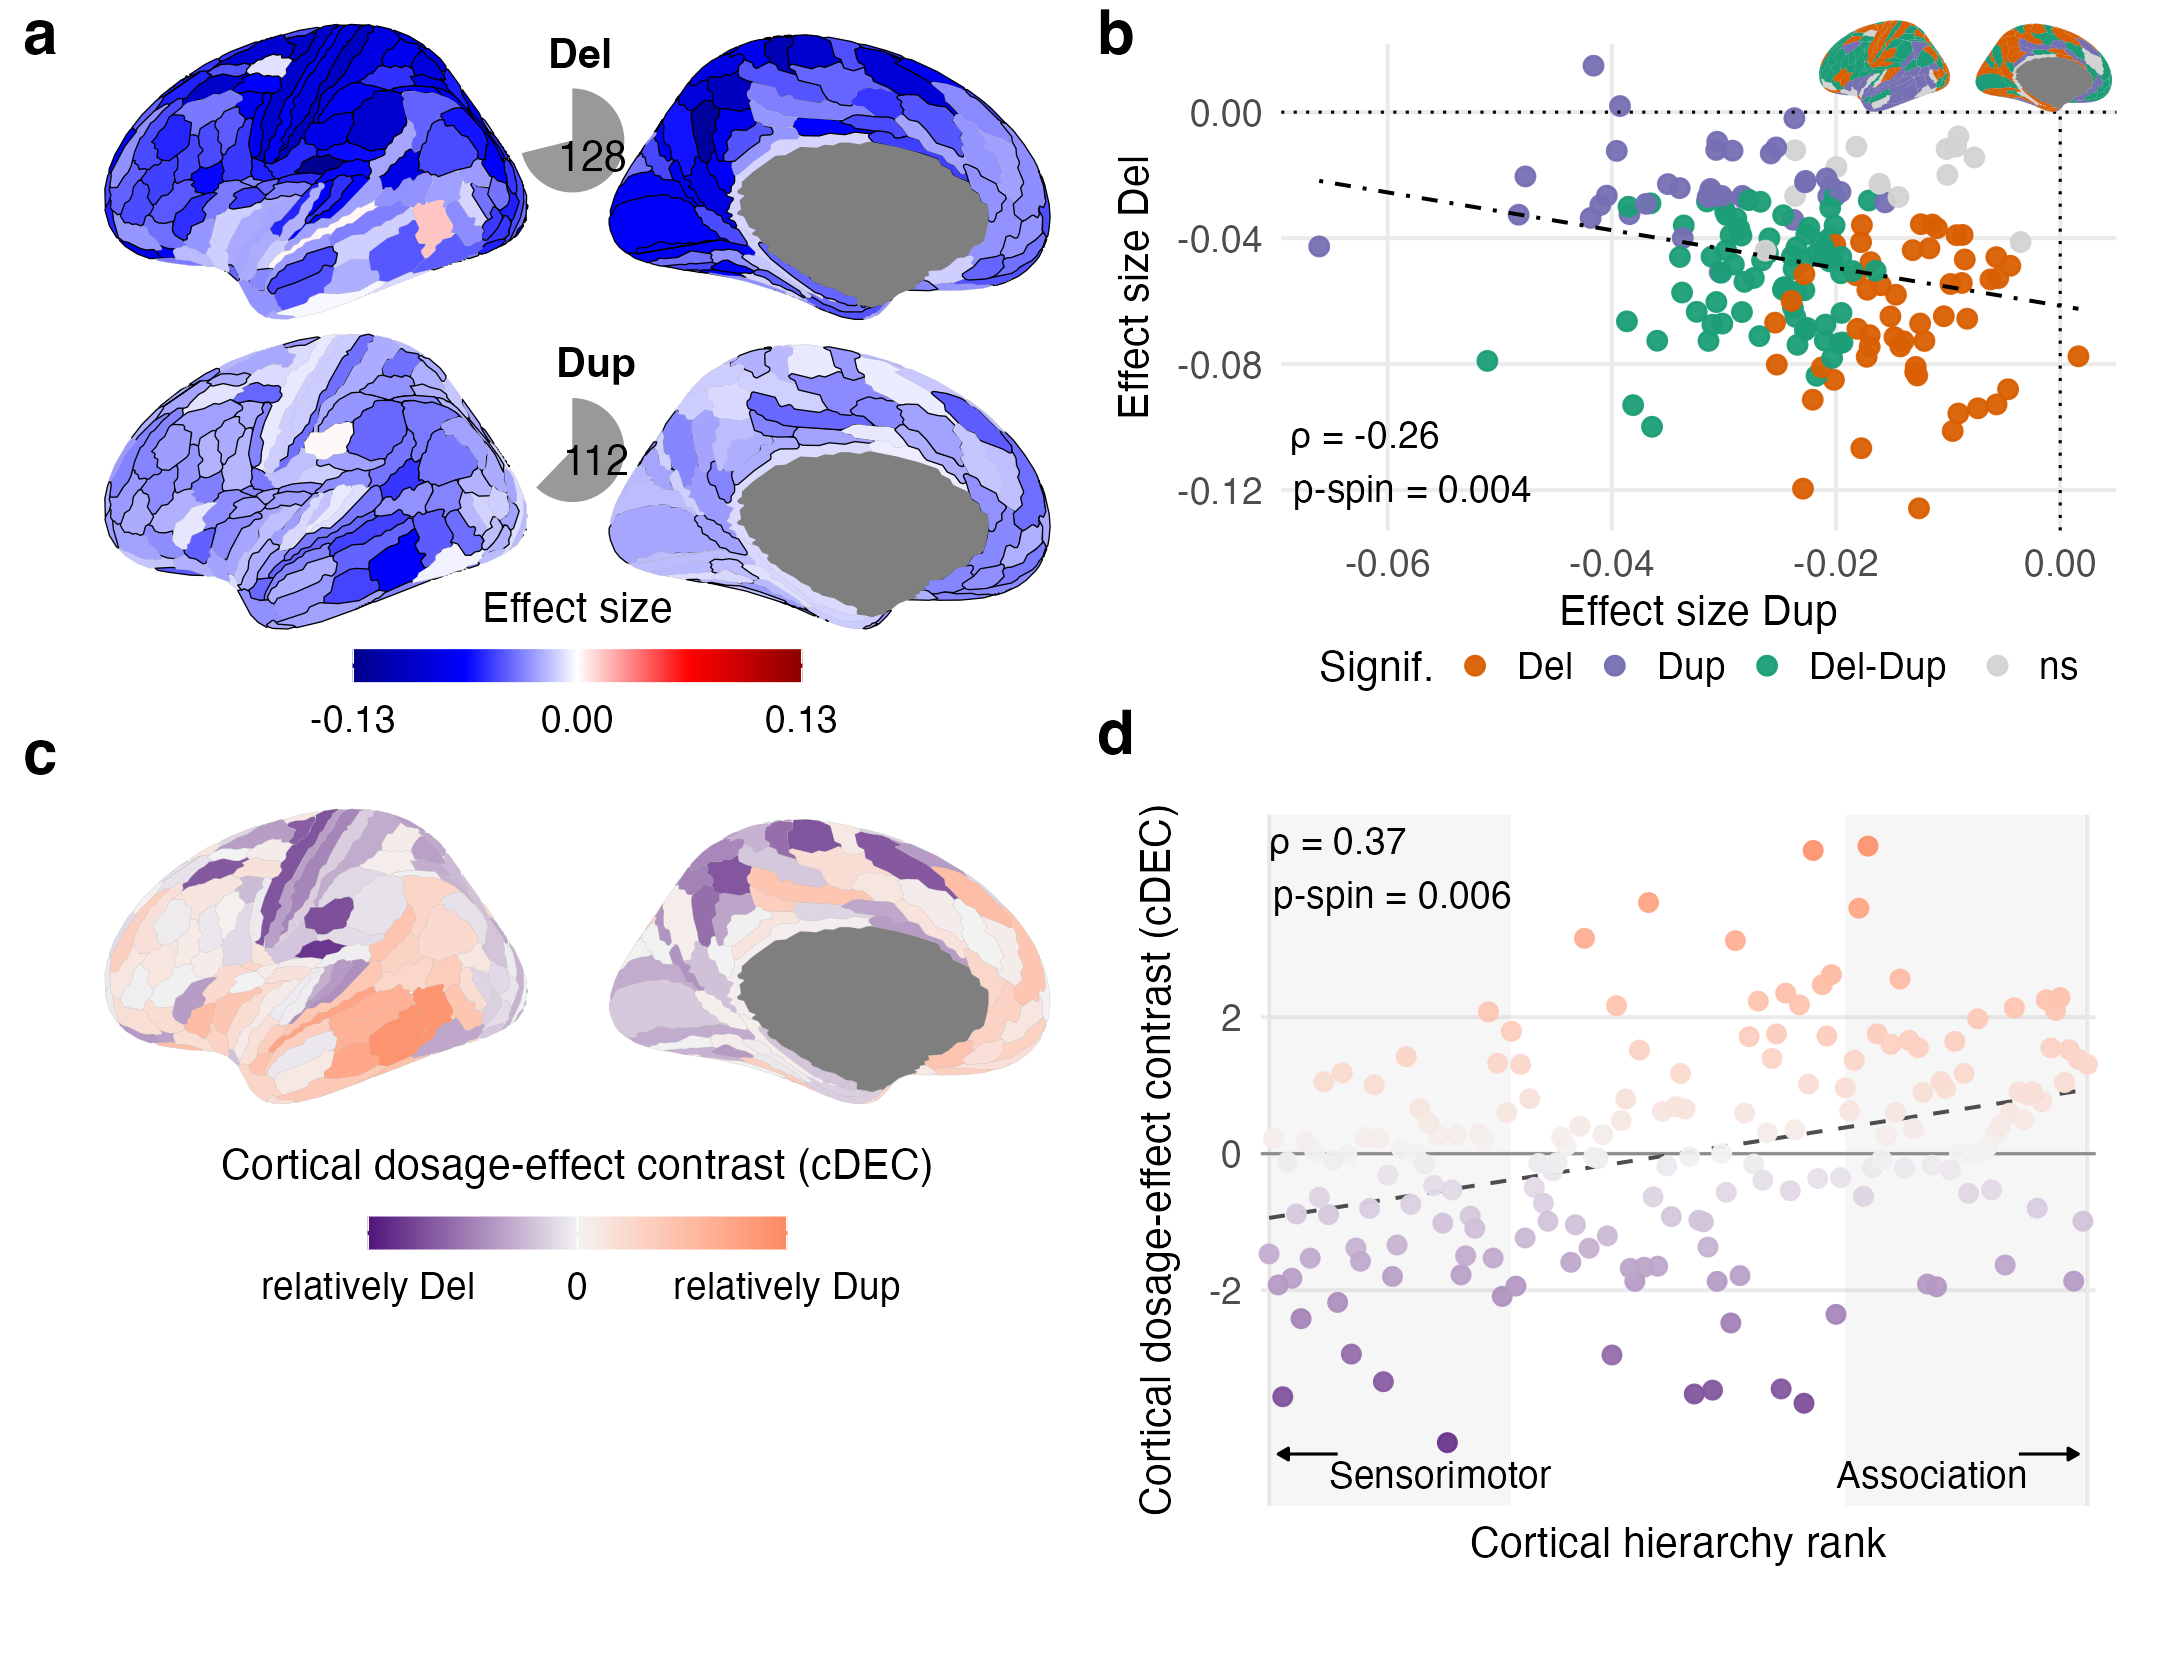

Here is the R script that generated this plot:
#-------------------------------------------------------------------------------
# Summary: R-script to plot Fig. 2 (cortical localization of deletion and duplication effects on cognitive ability)
#-------------------------------------------------------------------------------

#-----
# # Summary:
#          -> Plots Fig. 2 a-d and writes the plotted values to the Source Data sheets
#             a) Del / Dup effect-size maps (180 Glasser regions) + pies of Bonferroni-significant regions
#             b) Del vs Dup effect sizes, all 180 regions (Spearman rho, two-sided p-spin) + significance-class inset map
#             c) cortical dosage-effect contrast map, cDEC = z(Del) - z(Dup)
#             d) cDEC vs cortical hierarchy rank (H = -T1w/T2w)
# Key steps:
#       1) PART A: Parameters and input files
#       2) PART B: Load effect sizes (ST4), H, profile statistics (ST7)
#       3) PART C: Panels a-d
#       4) PART D: Assemble; save PNG + SVG; write Source Data
#
#-----
# Code:
# Author: Kuldeep Kumar
# Date: 29 October, 2026
# Version: 1
#
#-----
# UPDATE log:
#       v1 (29 Oct 2026): release version of Figure2_r3_12oct2026.R; inputs from the final Supplementary Tables
#                         (ST4 effect sizes, ST7 profile statistics), regions joined by name; Source Data sheets added
#
#-----
# Input files:
#       1) data/inputs/SupplementaryTables_NatGenRevision_29oct2026.xlsx (sheets ST4, ST7)
#       2) data/inputs/inputs_main_neuromaps20_Glasser180.csv (T1w/T2w)
#
#-----
# Output:
#       1) Figs/Fig2/Fig2.png, Fig2.svg
#       2) data/source_data_sheets/Fig2a-d.csv, Fig2_stats.csv
#
#-----


#-----------------------------------------------------------------------------
# Directory and paths: SPECIFY your own paths + directory structure
#-----------------------------------------------------------------------------

## ---- fig2_setup ----
#----- Project Directory and other paths ---------------------------------
flag_local = 2  # 1: Kuldeep's local system; Else: run from the repository root
flag_hires = 0  # 0: PNG at 300 dpi only (GitHub); 1: PNG at 600 dpi + SVG (publication files, Zenodo)
if( flag_local == 1){
  project_dir <- "/Users/kuldeepkumar/Documents/Projects/Temp_CNV_GWAS_oct2022/Release_NG_R1_29oct2026/GitHub"
} else {
  project_dir <- getwd()
}

data_dir <- paste0(project_dir,"/data")
inputs_dir <- paste0(data_dir,"/inputs")
source_data_dir <- paste0(data_dir,"/source_data_sheets")
OUT_DIR <- paste0(project_dir,"/Figs/Fig2")

#-----------------------------------------------------------------------------
# Packages
#-----------------------------------------------------------------------------

suppressPackageStartupMessages({
  library(ggplot2)
  library(ggprism)
  library(ggrepel)
  library(tibble)
  library(dplyr)
  library(readxl)
  library(ggseg)
  library(ggsegGlasser)
  library(cowplot)
  library(patchwork)
})
source(file.path(project_dir, "functions/fn_write_SourceData_sheet.R"))

#-----------------------------------------------------------------------------
# PART A: Parameters and variables
#-----------------------------------------------------------------------------

FIG_WIDTH_IN  <- 7.20       # ~183 mm, Nature-family full-width figure
FIG_HEIGHT_IN <- 5.6
PNG_DPI       <- 600

filename_ST_C <- file.path(inputs_dir, "SupplementaryTables_NatGenRevision_29oct2026.xlsx")
filename_maps_C <- file.path(inputs_dir, "inputs_main_neuromaps20_Glasser180.csv")

# Global font-size parameters (points at final figure size).
buffer_PT = 3
FONT_MIN_PT <- 5 + buffer_PT
FONT_BASE_PT <- 7 + buffer_PT
FONT_AXIS_TITLE_PT <- 7 + buffer_PT
FONT_AXIS_TEXT_PT <- 6 + buffer_PT
FONT_LEGEND_TITLE_PT <- 7 + buffer_PT
FONT_LEGEND_TEXT_PT <- 6 + buffer_PT
FONT_ANNOTATION_PT <- 6 + buffer_PT
FONT_ROI_LABEL_PT <- 5.5
FONT_INTERNAL_LABEL_PT <- 7 + buffer_PT
FONT_PANEL_TAG_PT <- 12 + buffer_PT ## Panel Tag label
FONT_BRAIN_PT <- 7 + buffer_PT

# geom_text()/annotate() use mm-based text-size units, not points.
PT_PER_MM <- 72.27 / 25.4
pt_to_geom <- function(x) x / PT_PER_MM
dir.create(OUT_DIR, recursive = TRUE, showWarnings = FALSE)

# Colours: significance classes (Del / Dup / both / ns) and the sensorimotor-association scale
COL_DEL <- "#D95F02"
COL_DUP <- "#7570B3"
COL_BOTH <- "#1B9E77"
COL_NS <- "#D3D3D3"
COL_SENSORIMOTOR <- "#51127c"
COL_ASSOCIATION  <- "#fc8961"
COL_NEUTRAL <- "#F2F2F2"

## ---- fig2_functions ----
assert_file <- function(x) {
  if (!file.exists(x)) stop("Missing required input file: ", x, call. = FALSE)
}

zscore <- function(x) as.numeric(scale(as.numeric(x)))

format_pspin <- function(p) {
  if (is.na(p)) return("NA")
  if (p < 1e-3) formatC(p, format = "e", digits = 1) else formatC(p, format = "f", digits = 3)
}

# Bonferroni over the 360 regional tests (180 Del + 180 Dup)
bonferroni_del_dup <- function(p_del, p_dup) {
  pmat <- cbind(p_del, p_dup)
  padj <- matrix(p.adjust(as.vector(pmat), method = "bonferroni"), ncol = 2)
  list(del = padj[, 1], dup = padj[, 2])
}

make_pie <- function(n_sig, n_total = 180) {
  d <- data.frame(
    class = factor(c("ns", "sig"), levels = c("ns", "sig")),
    n = c(n_total - n_sig, n_sig),
    label = c("", n_sig)
  )
  ggplot(d, aes(x = "", y = n, fill = class)) +
    geom_col(width = 1) +
    coord_polar(theta = "y") +
    geom_text(aes(label = label), position = position_stack(vjust = 0.5), size = pt_to_geom(FONT_INTERNAL_LABEL_PT)) +
    scale_fill_manual(values = c("white", "#999999")) +
    theme_void() +
    theme(legend.position = "none")
}

make_effect_map <- function(effect, p_adj, cbar_lim = 0.13, show_legend = FALSE) {
  roi <- names(glasser$palette)[1:180]
  dat <- tibble(
    region = roi,
    effect = pmax(pmin(effect, cbar_lim), -cbar_lim),
    edge_col = ifelse(p_adj < 0.05, "black", "grey70"),
    edge_size = ifelse(p_adj < 0.05, 0.15, 0.03)
  )
  p <- ggseg(
    dat, atlas = "glasser", position = "dispersed", hemisphere = "left",
    mapping = aes(fill = effect, colour = I(edge_col), size = I(edge_size)),
    adapt_scales = TRUE
  ) +
    theme_brain(text.family = "sans", text.size = FONT_BRAIN_PT) +
    scale_fill_gradientn(
      limits = c(-cbar_lim, cbar_lim), breaks = c(-cbar_lim, 0, cbar_lim),
      colours = colorRampPalette(c("blue4", "blue", "white", "red", "red4"))(300),
      oob = scales::squish
    ) +
    guides(fill = guide_colourbar(title = "Effect size", title.position = "top",
                                  barwidth = 7.5, barheight = 0.55, title.hjust = 0.5)) +
    theme(
      legend.position = if (show_legend) "bottom" else "none",
      legend.title = element_text(size = FONT_LEGEND_TITLE_PT), legend.text = element_text(size = FONT_LEGEND_TEXT_PT),
      plot.margin = margin(-7, 0, -7, 0)
    )
  p <- p + theme(axis.title = element_blank(),axis.text.x = element_blank()) + theme(plot.margin=grid::unit(c(-20,0,-20,0), "mm"))
  p
}

make_significance_map <- function(sig_class) {
  roi <- names(glasser$palette)[1:180]
  code <- c("ns" = 0, "Del" = 1, "Dup" = 2, "Del-Dup" = 3)[sig_class]
  dat <- tibble(region = roi, effect = as.numeric(code))
  p = ggseg(dat, atlas = "glasser", position = "dispersed", hemisphere = "left",
        mapping = aes(fill = effect), colour = "grey65", size = 0.01,
        adapt_scales = TRUE) +
    theme_brain(text.family = "sans", text.size = FONT_BRAIN_PT) +
    scale_fill_gradientn(
      limits = c(0, 3), breaks = c(0, 1, 2, 3),
      colours = c(COL_NS, COL_DEL, COL_DUP, COL_BOTH)
    ) +
    theme(legend.position = "none", plot.margin = margin(-8, -8, -8, -8))
  p <- p + theme(axis.title = element_blank(),axis.text.x = element_blank()) + theme(plot.margin=grid::unit(c(-20,0,-20,0), "mm"))
  p
}

make_delta_map <- function(delta_z, cbar_lim) {
  roi <- names(glasser$palette)[1:180]
  dat <- tibble(region = roi, delta_z = pmax(pmin(delta_z, cbar_lim), -cbar_lim))
  p = ggseg(dat, atlas = "glasser", position = "dispersed", hemisphere = "left",
        mapping = aes(fill = delta_z), colour = "grey70", size = 0.03,
        adapt_scales = TRUE) +
    theme_brain(text.family = "sans", text.size = FONT_BRAIN_PT) +
    scale_fill_gradient2(
      low = COL_SENSORIMOTOR, mid = COL_NEUTRAL, high = COL_ASSOCIATION,   # cDEC = z(Del) - z(Dup)
      midpoint = 0, limits = c(-cbar_lim, cbar_lim), oob = scales::squish,
      breaks = c(-cbar_lim, 0, cbar_lim),
      labels = c("relatively Del", "0", "relatively Dup")
    ) +
    guides(fill = guide_colourbar(
      title = expression("Cortical dosage-effect contrast (cDEC)"),
      title.position = "top",
      barwidth = 7.0, barheight = 0.55, title.hjust = 0.5
    )) +
    theme(legend.position = "bottom", legend.title = element_text(size = FONT_LEGEND_TITLE_PT),
          legend.box.margin = margin(t = -3, r = 0, b = 0, l = 0),
          legend.margin = margin(t = -8, r = 0, b = 0, l = 0),
          legend.spacing.y = grid::unit(0, "cm"),
          legend.text = element_text(size = FONT_LEGEND_TEXT_PT), plot.margin = margin(-5, 0, -5, 0))
  p <- p + theme(axis.title = element_blank(),axis.text.x = element_blank()) + theme(plot.margin=grid::unit(c(-20,0,-20,0), "mm"))
  p
}

save_figure <- function(plot_obj, stem, width, height) {
  svg_file <- file.path(OUT_DIR, paste0(stem, ".svg"))
  png_file <- file.path(OUT_DIR, paste0(stem, ".png"))
  if (flag_hires == 1) {   # SVG only for the publication files
    svglite::svglite(svg_file, width = width, height = height, bg = "white")
    print(plot_obj); invisible(grDevices::dev.off())
  }
  ggsave(png_file, plot_obj, width = width, height = height, units = "in",
         dpi = if (flag_hires == 1) PNG_DPI else 300, bg = "white")
}

#-----------------------------------------------------------------------------
# PART B: Load effect sizes, H and profile statistics
#-----------------------------------------------------------------------------

## ---- fig2_data ----
assert_file(filename_ST_C); assert_file(filename_maps_C)
roi_names <- names(glasser$palette)[1:180]                   # ggseg Glasser left hemisphere, 180 regions
roi_ST_names <- paste0("L_", gsub("-", ".", roi_names, fixed = TRUE))   # gene_set_name in the Supplementary Tables

df_ST4 <- read_excel(filename_ST_C, sheet = "ST4") %>% filter(gene_set_exp == "All_data_analysis_Fig2")
get_profile <- function(cnv, col) {
  x <- df_ST4[df_ST4$cnv_type == cnv, ]
  x <- x[match(roi_ST_names, x$gene_set_name), ]              # join by region name
  if (anyNA(x$gene_set_name)) stop("Region join failed for ", cnv)
  as.numeric(x[[col]])
}

array_es_DEL <- get_profile("DEL", "Estimate")
array_es_DUP <- get_profile("DUP", "Estimate")
array_pval_DEL <- get_profile("DEL", "pvalue")
array_pval_DUP <- get_profile("DUP", "pvalue")
padj <- bonferroni_del_dup(array_pval_DEL, array_pval_DUP)
array_pval_DEL_adj <- padj$del
array_pval_DUP_adj <- padj$dup

sig_class <- rep("ns", 180)
sig_class[array_pval_DEL_adj < 0.05 & array_pval_DUP_adj >= 0.05] <- "Del"
sig_class[array_pval_DEL_adj >= 0.05 & array_pval_DUP_adj < 0.05] <- "Dup"
sig_class[array_pval_DEL_adj < 0.05 & array_pval_DUP_adj < 0.05] <- "Del-Dup"
sig_class <- factor(sig_class, levels = c("ns", "Del", "Dup", "Del-Dup"))

# Cortical hierarchy H = -z(T1w/T2w), oriented sensorimotor -> association
neuromaps <- read.csv(filename_maps_C, check.names = FALSE)
neuromaps <- neuromaps[match(roi_names, neuromaps$glasser_region), ]
if (anyNA(neuromaps$glasser_region)) stop("Region join failed for the normative maps")
hierarchy_z <- -zscore(neuromaps$T1T2ratio)
hierarchy_rank <- rank(hierarchy_z, ties.method = "average")

del_z <- zscore(array_es_DEL)
dup_z <- zscore(array_es_DUP)
delta_z <- del_z - dup_z   # cDEC = z(Del) - z(Dup); effects are negative, so negative cDEC = relatively larger Del effect

# Profile statistics from Supplementary Table 7 (cleaned rotations, n_rot = 9,999, two-sided); rho recomputed only as a guard
st7 <- read_excel(filename_ST_C, sheet = "ST7")
iq <- st7[st7$gene_set_exp == "All_data_analysis_Fig2", , drop = FALSE]
if (nrow(iq) != 1) stop("ST7 must contain exactly one All_data_analysis_Fig2 row.")
rho_del_dup <- iq$rho_DEL_DUP_all; pspin_del_dup <- iq$pspin_DEL_DUP_all
rho_cdec_h <- iq$rho_cDEC_H; pspin_cdec_h <- iq$pspin_cDEC_H
if (abs(cor(array_es_DEL, array_es_DUP, method = "spearman") - rho_del_dup) > 1e-9 ||
    abs(cor(delta_z, hierarchy_z, method = "spearman") - rho_cdec_h) > 1e-9) stop("Recomputed rho does not match ST7.")
if (abs(rho_cdec_h - 0.368) > 0.001 || abs(pspin_cdec_h - 0.0064) > 1e-9) stop("Guard failed: rho(cDEC,H) = +0.368, p_spin = 0.0064.")
if (sum(array_pval_DEL_adj < 0.05) != iq$n_sig_DEL || sum(array_pval_DUP_adj < 0.05) != iq$n_sig_DUP) stop("Pie counts do not match ST7 n_sig_DEL / n_sig_DUP.")

#-----------------------------------------------------------------------------
# PART C: Panels
#-----------------------------------------------------------------------------

## ---- fig2_source_data ----
# Source Data: one row per region with every value plotted in a-d; printed statistics in Fig2_stats
df_source_Fig2 <- data.frame(
  gene_set_name = roi_ST_names,
  glasser_region = roi_names,
  Estimate_DEL = array_es_DEL,
  pvalue_DEL = array_pval_DEL,
  pvalue_bonferroni_360_DEL = array_pval_DEL_adj,
  Estimate_DUP = array_es_DUP,
  pvalue_DUP = array_pval_DUP,
  pvalue_bonferroni_360_DUP = array_pval_DUP_adj,
  significance_class = as.character(sig_class),
  z_DEL = del_z,
  z_DUP = dup_z,
  cDEC = delta_z,
  T1T2ratio = neuromaps$T1T2ratio,
  H = hierarchy_z,
  H_rank = hierarchy_rank
)
fn_write_SourceData_sheet(df_source_Fig2, "Fig2a-d", source_data_dir)
df_stats_Fig2 <- data.frame(
  panel = c("a", "a", "b", "b", "d", "d"),
  statistic = c("n_significant_regions_DEL (Bonferroni 0.05/360)", "n_significant_regions_DUP (Bonferroni 0.05/360)",
                "rho_DEL_DUP_all (Spearman)", "pspin_DEL_DUP_all (two-sided)", "rho_cDEC_H (Spearman)", "pspin_cDEC_H (two-sided)"),
  value = c(sum(array_pval_DEL_adj < 0.05), sum(array_pval_DUP_adj < 0.05), rho_del_dup, pspin_del_dup, rho_cdec_h, pspin_cdec_h),
  printed = c(sum(array_pval_DEL_adj < 0.05), sum(array_pval_DUP_adj < 0.05), sprintf("%.2f", rho_del_dup), format_pspin(pspin_del_dup),
              sprintf("%.2f", rho_cdec_h), format_pspin(pspin_cdec_h)),
  source = "Supplementary Table 7 (row All_data_analysis_Fig2)"
)
fn_write_SourceData_sheet(df_stats_Fig2, "Fig2_stats", source_data_dir)

## ---- fig2_panel_a ----
#----- Panel a: Del / Dup effect-size maps + pies of significant regions (Fig. 2a)
p_del <- make_effect_map(array_es_DEL, array_pval_DEL_adj, cbar_lim = 0.13, show_legend = TRUE)
legend_eff <- cowplot::get_legend(p_del)
p_del <- p_del + theme(legend.position = "none")
p_dup <- make_effect_map(array_es_DUP, array_pval_DUP_adj, cbar_lim = 0.13, show_legend = FALSE)

p_del_pie <- ggdraw(p_del) + draw_plot(make_pie(sum(array_pval_DEL_adj < 0.05)), x = 0.33, y = 0.41, width = 0.33, height = 0.42)
p_dup_pie <- ggdraw(p_dup) + draw_plot(make_pie(sum(array_pval_DUP_adj < 0.05)), x = 0.33, y = 0.41, width = 0.33, height = 0.42)

panel_A_body <- plot_grid(p_del_pie, p_dup_pie, ncol = 1, labels = c("Del", "Dup"),
                          label_fontface = "bold", label_size = FONT_INTERNAL_LABEL_PT, label_x = 0.44,
                          rel_heights = c(1, 1))
legend_eff_shifted <- ggdraw() + draw_plot(legend_eff, x = 0, y = 0.23, width = 1, height = 1)
panel_A <- plot_grid(panel_A_body, legend_eff_shifted, ncol = 1, rel_heights = c(1, 0.13))

## ---- fig2_panel_b ----
#----- Panel b: Del vs Dup effect sizes, all 180 regions (Fig. 2b)
df_b <- data.frame(
  region = roi_names,
  del = array_es_DEL,
  dup = array_es_DUP,
  significance = sig_class
)
cols_sig <- c("ns" = COL_NS, "Del" = COL_DEL, "Dup" = COL_DUP, "Del-Dup" = COL_BOTH)
stat_label_b <- paste0("ρ = ", sprintf("%.2f", rho_del_dup),
                       "\np-spin = ", format_pspin(pspin_del_dup))

p_b <- ggplot(df_b, aes(x = dup, y = del)) +
  geom_point(aes(color = significance), size = 1.8, alpha = 0.95) +
  geom_smooth(method = "lm", se = FALSE, linetype = "dotdash", linewidth = 0.45,
              color = "black", fullrange = TRUE) +
  geom_hline(yintercept = 0, linetype = "dotted", linewidth = 0.35) +
  geom_vline(xintercept = 0, linetype = "dotted", linewidth = 0.35) +
  scale_color_manual(values = cols_sig, breaks = c("Del", "Dup", "Del-Dup", "ns"),
                     labels = c("Del", "Dup", "Del-Dup", "ns"), name = "Signif.") +
  annotate("text", x = -Inf, y = -Inf, label = stat_label_b,
           hjust = -0.05, vjust = -0.35, size = pt_to_geom(FONT_ANNOTATION_PT)) +
  labs(x = "Effect size Dup", y = "Effect size Del") +
  theme_minimal(base_size = FONT_BASE_PT) +
  theme(legend.position = "bottom", legend.title = element_text(size = FONT_LEGEND_TITLE_PT),
        legend.box.margin = margin(t = -3, r = 0, b = 0, l = 0),
        legend.margin = margin(t = -8, r = 0, b = 0, l = 0),
        legend.spacing.y = grid::unit(0, "cm"),
        legend.text = element_text(size = FONT_LEGEND_TEXT_PT), legend.key.width = grid::unit(0.7, "lines"),
        axis.title = element_text(size = FONT_AXIS_TITLE_PT),
        axis.text = element_text(size = FONT_AXIS_TEXT_PT),
        panel.grid.minor = element_blank())

p_sig_map <- make_significance_map(as.character(sig_class))
panel_B <- ggdraw(p_b) + draw_plot(p_sig_map, x = 0.68, y = 0.79, width = 0.31, height = 0.28)

## ---- fig2_panel_c ----
#----- Panel c: cDEC map (Fig. 2c)
delta_lim <- ceiling(max(abs(delta_z), na.rm = TRUE) * 2) / 2
if (!is.finite(delta_lim) || delta_lim < 1) delta_lim <- 1
panel_C <- make_delta_map(delta_z, delta_lim)

## ---- fig2_panel_d ----
#----- Panel d: cDEC vs cortical hierarchy rank (Fig. 2d)
df_d <- data.frame(
  region = roi_names,
  hierarchy = hierarchy_z,
  hierarchy_rank = hierarchy_rank,
  delta_z = delta_z
)
stat_label_d <- paste0("ρ = ", sprintf("%.2f", rho_cdec_h),   # ST7 rho_cDEC_H, cDEC = z(Del) - z(Dup)
                       "\np-spin = ", format_pspin(pspin_cdec_h))

p_d <- ggplot(df_d, aes(x = hierarchy_rank, y = delta_z, color = delta_z)) +
  # Shade bottom/top 30% of cortical hierarchy
  annotate("rect",xmin = 1, xmax = 54,ymin = -Inf, ymax = Inf,fill = "grey70", alpha = 0.12) +
  annotate("rect",xmin = 127, xmax = 180,ymin = -Inf, ymax = Inf,fill = "grey70", alpha = 0.12) +
  geom_hline(yintercept = 0, linewidth = 0.35, color = "grey55") +
  geom_smooth(aes(group = 1), method = "lm", se = FALSE, inherit.aes = TRUE,
              linetype = "dashed", linewidth = 0.45, color = "grey30") +
  geom_point(size = 1.7, alpha = 0.95) +
  scale_color_gradient2(low = COL_SENSORIMOTOR, mid = COL_NEUTRAL, high = COL_ASSOCIATION,
                        midpoint = 0, limits = c(-delta_lim, delta_lim), oob = scales::squish,
                        guide = "none") +
  annotate("text", x = -Inf, y = Inf, label = stat_label_d,
           hjust = -0.05, vjust = 1.15, size = pt_to_geom(FONT_ANNOTATION_PT)) +
  scale_x_continuous(breaks = c(1,180),
                     labels = NULL,   # hide default labels
                     expand = expansion(mult = c(0.01, 0.01))) +
  scale_y_continuous( breaks = c(-2, 0, 2)) +
  labs(x = "Cortical hierarchy rank", y = expression("Cortical dosage-effect contrast (cDEC)")) +
  theme_minimal(base_size = FONT_BASE_PT) +
  theme(panel.grid.minor = element_blank(),
        axis.title = element_text(size = FONT_AXIS_TITLE_PT),
        axis.text = element_text(size = FONT_AXIS_TEXT_PT),
        axis.text.x = element_text(size = FONT_AXIS_TEXT_PT)) +
  coord_cartesian(clip = "off") +
  theme(axis.text.x = element_blank(),
        plot.margin = margin(8, 10, 22, 10)   # extra bottom room for labels/arrows
  ) +
  annotate("text",x = 14, y = -4.7, label = "Sensorimotor",hjust = 0, size = pt_to_geom(FONT_AXIS_TEXT_PT)) +
  annotate("text", x = 167, y = -4.7, label = "Association", hjust = 1, size = pt_to_geom(FONT_AXIS_TEXT_PT)) +
  annotate("segment", x = 16, xend = 3, y = -4.4, yend = -4.4,
           arrow = arrow(length = unit(0.10, "cm"), type = "closed"),linewidth = 0.35) +
  annotate("segment", x = 165, xend = 178, y = -4.4, yend = -4.4,
           arrow = arrow(length = unit(0.10, "cm"), type = "closed"),linewidth = 0.35)
panel_D = ggdraw(p_d)

#-----------------------------------------------------------------------------
# PART D: Assemble and save
#-----------------------------------------------------------------------------

## ---- fig2_assemble ----
design <- "
AB
CD
#D
"
final_fig <- panel_A + panel_B + panel_C + panel_D +
  plot_layout(design = design, widths = c(1, 1), heights = c(1, 0.5, 0.5)) +
  plot_annotation(tag_levels = "a",
                  theme = theme(plot.tag = element_text(face = "bold", size = FONT_PANEL_TAG_PT))) &
  theme(plot.tag = element_text(face = "bold", size = FONT_PANEL_TAG_PT))

save_figure(final_fig, "Fig2", FIG_WIDTH_IN, FIG_HEIGHT_IN)
message("Saved Fig. 2 to: ", OUT_DIR)
